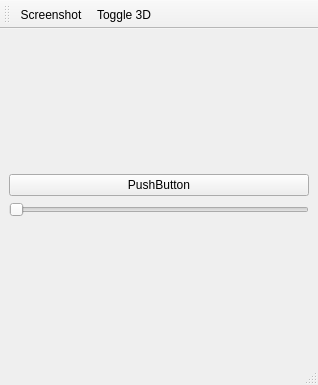
<?xml version="1.0" encoding="UTF-8"?>
<ui version="4.0">
 <class>MainWindow</class>
 <widget class="QMainWindow" name="MainWindow">
  <property name="geometry">
   <rect>
    <x>0</x>
    <y>0</y>
    <width>318</width>
    <height>385</height>
   </rect>
  </property>
  <property name="windowTitle">
   <string>MainWindow</string>
  </property>
  <property name="windowIcon">
   <iconset resource="emulator.qrc">
    <normaloff>:/sim/logo.svg</normaloff>:/sim/logo.svg</iconset>
  </property>
  <widget class="QWidget" name="centralwidget">
   <layout class="QVBoxLayout" name="verticalLayout_2">
    <item>
     <layout class="QVBoxLayout" name="verticalLayout" stretch="0,0">
      <property name="spacing">
       <number>6</number>
      </property>
      <property name="sizeConstraint">
       <enum>QLayout::SetMaximumSize</enum>
      </property>
      <item>
       <widget class="QPushButton" name="pushButton">
        <property name="text">
         <string>PushButton</string>
        </property>
       </widget>
      </item>
      <item>
       <widget class="QSlider" name="horizontalSlider">
        <property name="orientation">
         <enum>Qt::Horizontal</enum>
        </property>
       </widget>
      </item>
     </layout>
    </item>
   </layout>
  </widget>
  <widget class="QMenuBar" name="menubar">
   <property name="geometry">
    <rect>
     <x>0</x>
     <y>0</y>
     <width>318</width>
     <height>21</height>
    </rect>
   </property>
  </widget>
  <widget class="QStatusBar" name="statusbar"/>
  <widget class="QToolBar" name="toolBar">
   <property name="windowTitle">
    <string>toolBar</string>
   </property>
   <attribute name="toolBarArea">
    <enum>TopToolBarArea</enum>
   </attribute>
   <attribute name="toolBarBreak">
    <bool>false</bool>
   </attribute>
   <addaction name="actionScreenshot"/>
   <addaction name="actionToggle_3D"/>
  </widget>
  <action name="actionScreenshot">
   <property name="icon">
    <iconset resource="emulator.qrc">
     <normaloff>:/sim/icon-camera.svg</normaloff>:/sim/icon-camera.svg</iconset>
   </property>
   <property name="text">
    <string>Screenshot</string>
   </property>
   <property name="toolTip">
    <string>Take a screenshot</string>
   </property>
  </action>
  <action name="actionToggle_3D">
   <property name="checkable">
    <bool>true</bool>
   </property>
   <property name="icon">
    <iconset resource="emulator.qrc">
     <normaloff>:/sim/icon-monitor.svg</normaloff>:/sim/icon-monitor.svg</iconset>
   </property>
   <property name="text">
    <string>Toggle 3D</string>
   </property>
   <property name="toolTip">
    <string>Toggle 3D stereoscopy</string>
   </property>
  </action>
 </widget>
 <resources>
  <include location="emulator.qrc"/>
 </resources>
 <connections/>
</ui>
